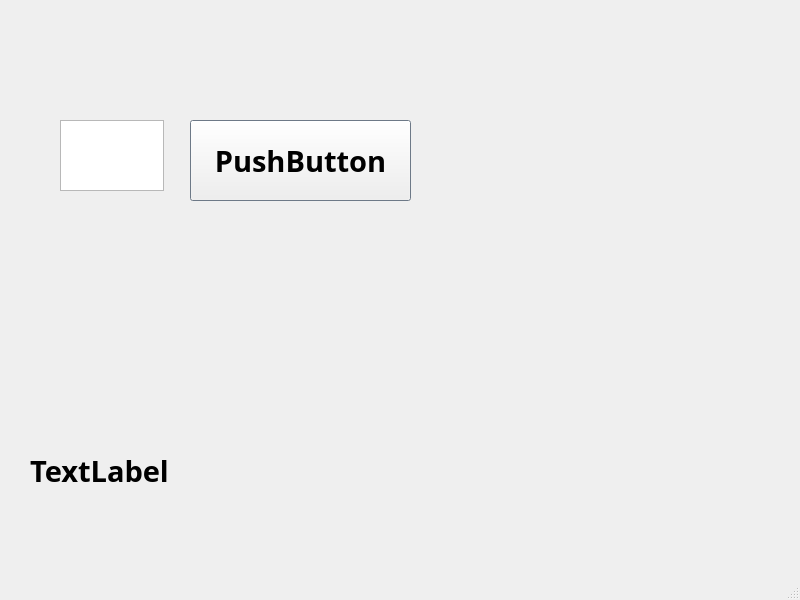
<?xml version="1.0" encoding="UTF-8"?>
<ui version="4.0">
 <class>MainWindow</class>
 <widget class="QMainWindow" name="MainWindow">
  <property name="geometry">
   <rect>
    <x>0</x>
    <y>0</y>
    <width>800</width>
    <height>600</height>
   </rect>
  </property>
  <property name="minimumSize">
   <size>
    <width>300</width>
    <height>300</height>
   </size>
  </property>
  <property name="maximumSize">
   <size>
    <width>4000</width>
    <height>4000</height>
   </size>
  </property>
  <property name="palette">
   <palette>
    <active>
     <colorrole role="Text">
      <brush brushstyle="SolidPattern">
       <color alpha="255">
        <red>255</red>
        <green>190</green>
        <blue>58</blue>
       </color>
      </brush>
     </colorrole>
    </active>
    <inactive>
     <colorrole role="Text">
      <brush brushstyle="SolidPattern">
       <color alpha="255">
        <red>255</red>
        <green>190</green>
        <blue>58</blue>
       </color>
      </brush>
     </colorrole>
    </inactive>
    <disabled>
     <colorrole role="Text">
      <brush brushstyle="SolidPattern">
       <color alpha="255">
        <red>120</red>
        <green>120</green>
        <blue>120</blue>
       </color>
      </brush>
     </colorrole>
    </disabled>
   </palette>
  </property>
  <property name="font">
   <font>
    <family>黑体</family>
    <pointsize>22</pointsize>
    <weight>75</weight>
    <bold>true</bold>
   </font>
  </property>
  <property name="focusPolicy">
   <enum>Qt::NoFocus</enum>
  </property>
  <property name="windowTitle">
   <string>BulletGo</string>
  </property>
  <property name="windowOpacity">
   <double>1.000000000000000</double>
  </property>
  <widget class="QWidget" name="centralwidget">
   <widget class="QPushButton" name="btnFire">
    <property name="geometry">
     <rect>
      <x>190</x>
      <y>120</y>
      <width>221</width>
      <height>81</height>
     </rect>
    </property>
    <property name="palette">
     <palette>
      <active>
       <colorrole role="Base">
        <brush brushstyle="SolidPattern">
         <color alpha="255">
          <red>255</red>
          <green>255</green>
          <blue>255</blue>
         </color>
        </brush>
       </colorrole>
       <colorrole role="Window">
        <brush brushstyle="SolidPattern">
         <color alpha="255">
          <red>153</red>
          <green>170</green>
          <blue>189</blue>
         </color>
        </brush>
       </colorrole>
      </active>
      <inactive>
       <colorrole role="Base">
        <brush brushstyle="SolidPattern">
         <color alpha="255">
          <red>255</red>
          <green>255</green>
          <blue>255</blue>
         </color>
        </brush>
       </colorrole>
       <colorrole role="Window">
        <brush brushstyle="SolidPattern">
         <color alpha="255">
          <red>153</red>
          <green>170</green>
          <blue>189</blue>
         </color>
        </brush>
       </colorrole>
      </inactive>
      <disabled>
       <colorrole role="Base">
        <brush brushstyle="SolidPattern">
         <color alpha="255">
          <red>153</red>
          <green>170</green>
          <blue>189</blue>
         </color>
        </brush>
       </colorrole>
       <colorrole role="Window">
        <brush brushstyle="SolidPattern">
         <color alpha="255">
          <red>153</red>
          <green>170</green>
          <blue>189</blue>
         </color>
        </brush>
       </colorrole>
      </disabled>
     </palette>
    </property>
    <property name="text">
     <string>PushButton</string>
    </property>
   </widget>
   <widget class="QPlainTextEdit" name="plainTextEdit">
    <property name="geometry">
     <rect>
      <x>60</x>
      <y>120</y>
      <width>104</width>
      <height>71</height>
     </rect>
    </property>
   </widget>
   <widget class="QLabel" name="label">
    <property name="geometry">
     <rect>
      <x>30</x>
      <y>440</y>
      <width>171</width>
      <height>61</height>
     </rect>
    </property>
    <property name="text">
     <string>TextLabel</string>
    </property>
   </widget>
  </widget>
  <widget class="QStatusBar" name="statusbar"/>
 </widget>
 <resources/>
 <connections/>
</ui>
